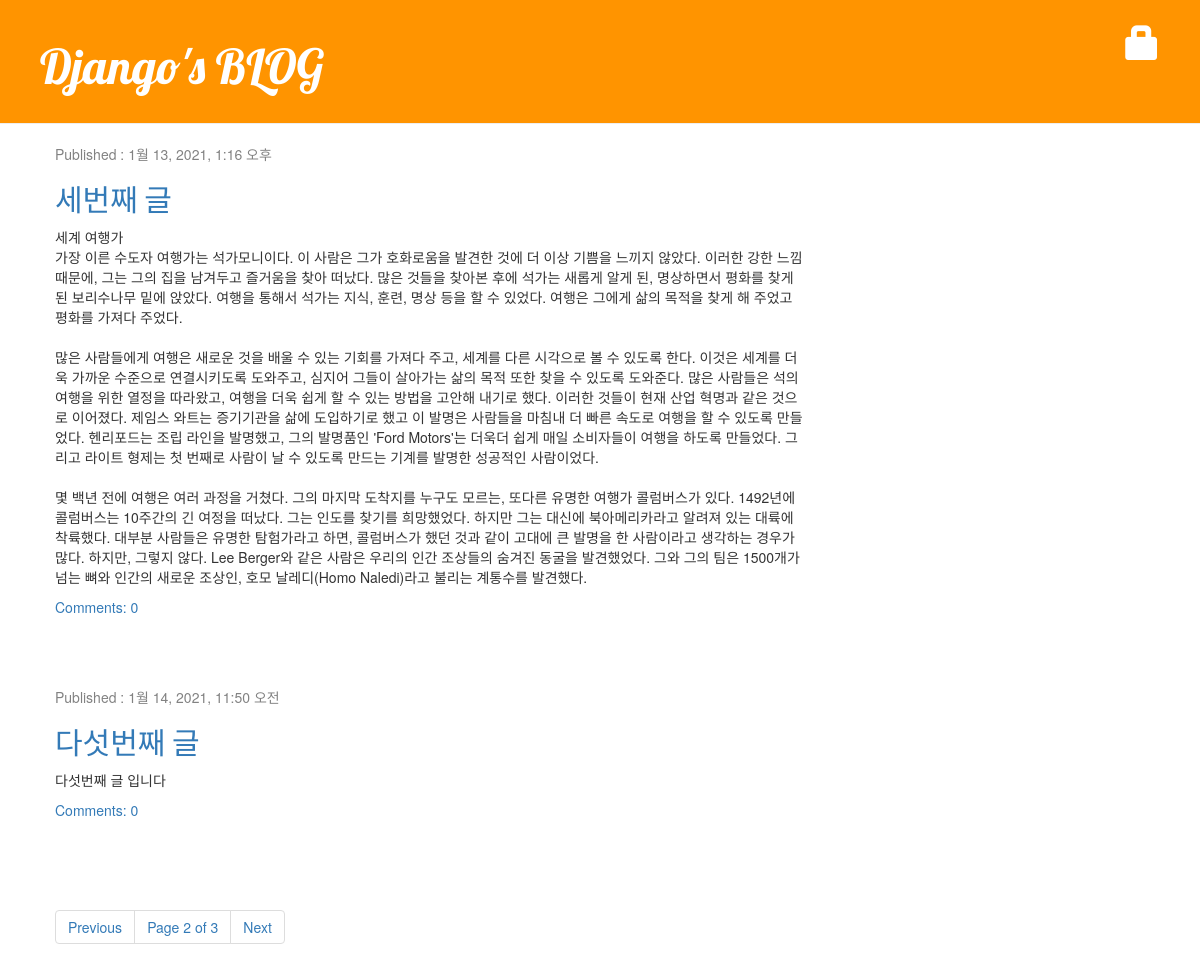
Screenshot of /?page=2 with the database file from the repository.
### blog/models.py (models this page shows, shortened)
class Post(models.Model):
    author = models.ForeignKey('auth.User', on_delete=models.CASCADE)
    title = models.CharField(max_length=200, validators=[min_length_3_validator])
    text = models.TextField()
    created_date = models.DateTimeField(default=timezone.now)
    published_date = models.DateTimeField(blank=True, null=True)
    def approved_comments(self):
        return self.comments.filter(approved_comment=True)

### blog/views.py (the view)
# urls.py: path('', views.post_list, name='post_list'),
def post_list(request):
    post_list = Post.objects.filter(published_date__lte=timezone.now()).order_by('published_date')
    paginator = Paginator(post_list, 2)
    page_no = request.GET.get('page')
    try:
        posts = paginator.page(page_no)
    except PageNotAnInteger:
        posts = paginator.page(1)
    except EmptyPage:
        posts = paginator.page(paginator.num_pages)
    return render(request, 'blog/post_list.html', {'posts': posts})

### blog/templates/blog/post_list.html
{% extends 'blog/base.html' %}
{% block content %}
    {% for post in posts %}
        <div class="post">
            <div class="date">
                <p>Published : {{post.published_date}}</p>
            </div>
            <h2><a href="{% url 'post_detail' pk=post.pk %}">{{post.title}}</a></h2>
            <p>{{post.text|linebreaksbr}}</p>
            <a href="{% url 'post_detail' pk=post.pk %}">Comments: {{post.approved_comments.count}}</a>
        </div>
    {% endfor %}
    {% include 'blog/post_pagination.html' with page=posts %}
{% endblock %}

### blog/static/css/blog.css (style rules this page uses)
h1, h2, h3, h4 { font-family: 'Lobster', cursive; }
.date { color: #828282; }
.post { margin-bottom: 70px; }

### rows the page displays
Post: published_date "1월 13, 2021, 1:16 오후", title "세번째 글", text "세계 여행가 가장 이른 수도자 여행가는 석가모니이다. 이 사람은 그가 호화로움을 발견한 것에 더 이상 기쁨을 느끼지 않았다. 이러한 강한 느낌 때문에, 그는 그의 집을 남겨두고 즐거움을 찾아 떠났다. 많은 것들을 찾아본 후에 석가는 새롭게 알게 된, 명상하면서 평화를 찾게 된 보리수나무 밑에 앉았다. 여행을 통해서 석가는 지식, 훈련, 명상 등을 할 수 있었다. 여행은 그에게 삶의 목적을 찾게 해 주었고 평화를 가져다 주었다. 많은 사람들에게 여행은 새로운 것을 배울 수 있는 기회를 가져다 주고, 세계를 다른 시각으로 볼 수 있도록 한다. 이것은 세계를 더욱 가까운 수준으로 연결시키도록 도와주고, 심지어 그들이 살아가는 삶의 목적 또한 찾을 수 있도록 도와준다. 많은 사람들은 석의 여행을 위한 열정을 따라왔고, 여행을 더욱 쉽게 할 수 있는 방법을 고안해 내기로 했다. 이러한 것들이 현재 산업 혁명과 같은 것으로 이어졌다. 제임스 와트는 증기기관을 삶에 도입하기로 했고 이 발명은 사람들을 마침내 더 빠른 속도로 여행을 할 수 있도록 만들었다. 헨리포드는 조립 라인을 발명했고, 그의 발명품인 'Ford Motors'는 더욱더 쉽게 매일 소비자들이 여행을 하도록 만들었다. 그리고 라이트 형제는 첫 번째로 사람이 날 수 있도록 만드는 기계를 발명한 성공적인 사람이었다. 몇 백년 전에 여행은 여러 과정을 거쳤다. 그의 마지막 도착지를…", approved_comments.count "0"
Post: published_date "1월 14, 2021, 11:50 오전", title "다섯번째 글", text "다섯번째 글 입니다", approved_comments.count "0"

### other values shown
{{ page.number }} "2"
{{ page.paginator.num_pages }} "3"
